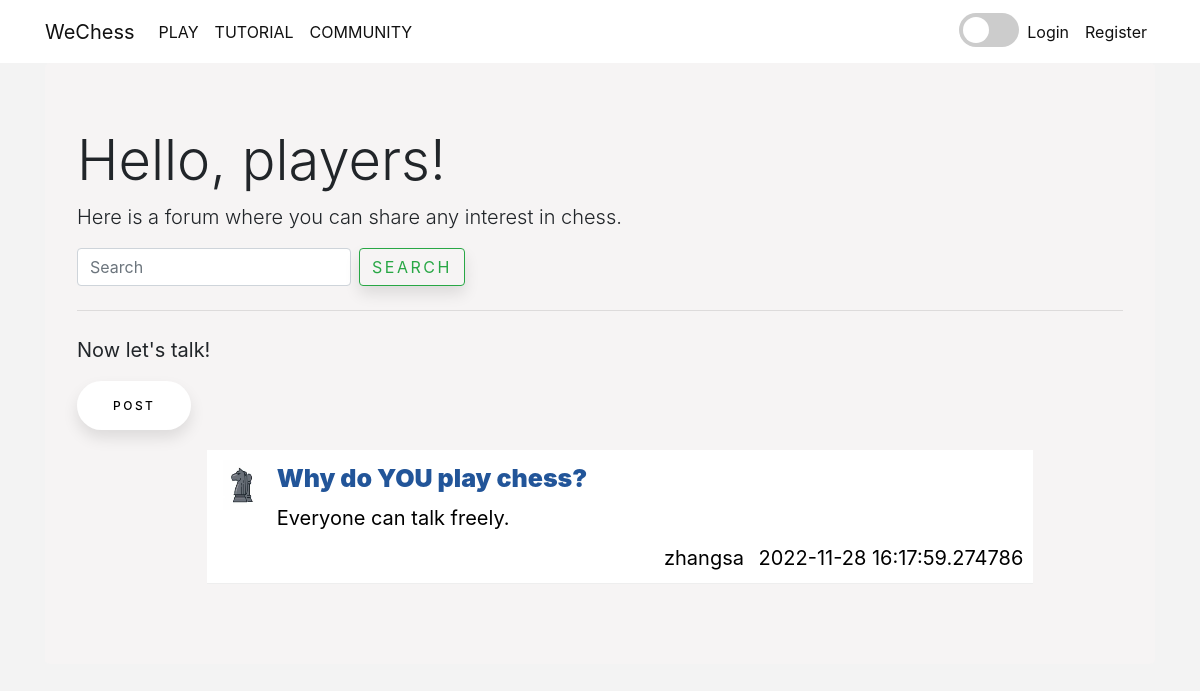
Before: /forum/ with the older database file.
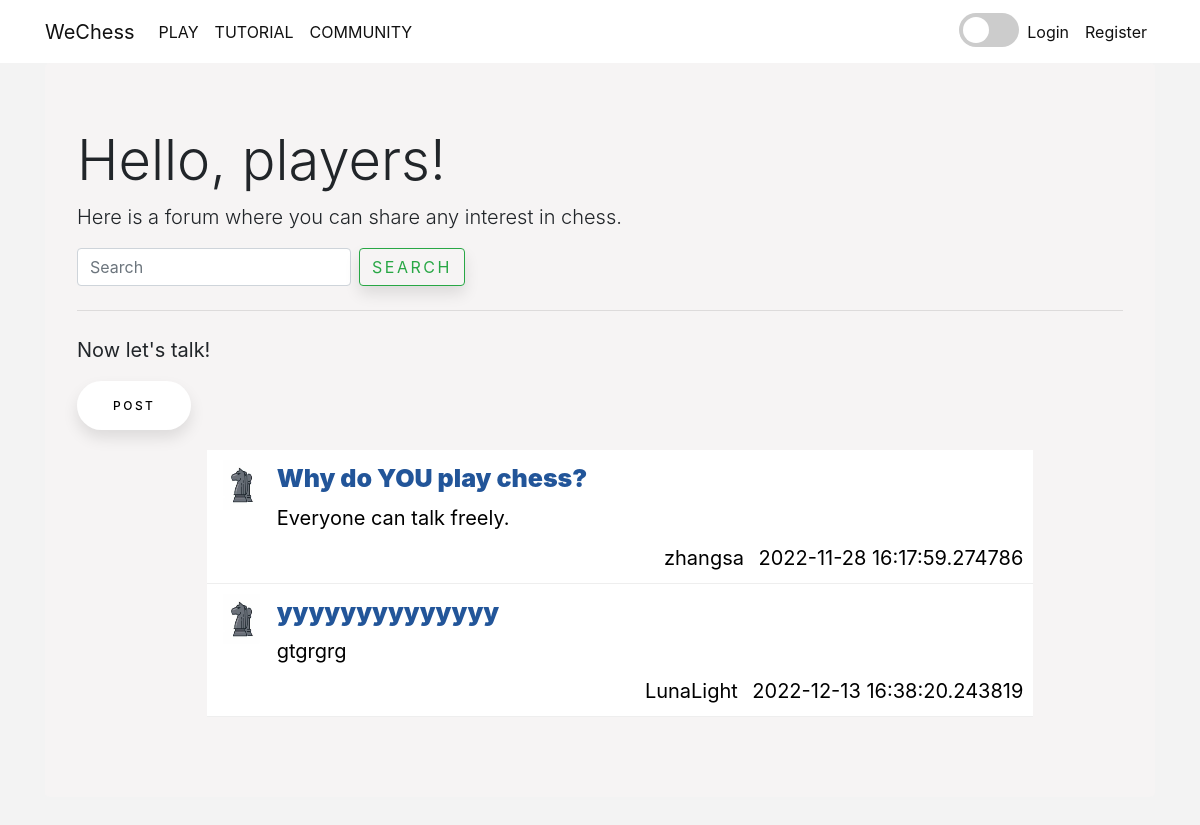
After: the same page with the newer database file.
### models.py (models this page shows)
class ForumModel(db.Model):
    __tablename__ = "forum"
    id = db.Column(db.Integer, primary_key=True, autoincrement=True)
    title = db.Column(db.String(200), nullable=False)
    content = db.Column(db.Text, nullable=False)
    author_id = db.Column(db.Integer, db.ForeignKey("user.id"))
    author = db.relationship("UserModel", backref="forum")
    create_time = db.Column(db.DateTime, default=datetime.now)
    click_num = db.Column(db.Integer, default=0)
    save_num = db.Column(db.Integer, default=0)
    love_num = db.Column(db.Integer, default=0)

class UserModel(db.Model):
    __tablename__ = "user"
    id = db.Column(db.Integer, primary_key=True, autoincrement=True)
    username = db.Column(db.String(200), nullable=False, unique=False)
    email = db.Column(db.String(100), nullable=False, unique=True)
    password = db.Column(db.String(200), nullable=False, unique=True)
    join_time = db.Column(db.DateTime, default=datetime.now)
    signature = db.Column(db.String(200), nullable=True)
    icon = db.Column(db.String(100))
    chess_win = db.Column(db.Integer, default=0)
    chess_lose = db.Column(db.Integer, default=0)

### blueprints/forum.py (the view)
@bp.route("/")
def forum():
    questions = ForumModel.query.order_by(db.text("-create_time")).all()
    return render_template("forum.html", questions=questions)

### app.py (called while the page is built)
@app.before_request
def before_request():
    user_id = session.get("user_id")
    if user_id:
        try:
            user = UserModel.query.get(user_id)
            g.user = user
        except:
            g.user = None

@app.context_processor
def context_processor():
    if hasattr(g, "user"):
        return {"user": g.user}
    else:
        return {}

### templates/forum.html (shortened to what this page needs)
{% extends "base.html" %}
{% block head %}
  <link rel="stylesheet" href="{{ url_for('static',filename='css/index.css') }}">
{% endblock %}
{% block body %}
    <div class="jumbotron">
  <h1 class="display-4">Hello, players!</h1>
  <p class="lead">Here is a forum where you can share any interest in chess.</p>
                    <form class="form-inline my-2 my-lg-0" method="GET" action="{{ url_for('forum.search') }}">
                        <input class="form-control mr-sm-2" type="search" placeholder="Search" aria-label="Search"
                               name="q">
                        <button class="btn btn-outline-success my-2 my-sm-0" type="submit">Search</button>
                    </form>
  <hr class="my-4">
  <p style="font-size: 20px">Now let's talk!</p>
        <button onclick="window.location.href='{{ url_for('forum.post_question') }}'" >POST</button>
      <div class="row" style="margin-top: 20px;">
    <div class="col"></div>
    <div class="col-10">
      <ul class="question-ul">
        {% for question in questions %}
          <li>
            <div class="side-question">
              <img class="side-question-avatar" src="{{ url_for('static',filename='images/img.png') }}" alt="">
            </div>
            <div class="question-main">
              <div class="question-title"><a style="font-size: 25px" href="{{ url_for('forum.question_detail',question_id=question.id) }}">{{ question.title }}</a></div>
              <div class="question-content" style="font-size: 20px; color: #000000;" >{{ question.content }}</div>
              <div class="question-detail">
                <span class="question-author" style="font-size: 20px; color: #000000;">{{ question.author.username }}</span>
                <span class="question-time" style="font-size: 20px; color: #000000;">{{ question.create_time }}</span>
              </div>
            </div>
          </li>
        {% endfor %}
      </ul>
    </div>
    <div class="col"></div>
  </div>
</div>
{% endblock %}

Changed rows visible on the page:
added ForumModel: title "yyyyyyyyyyyyyy", content "gtgrgrg", author.username "LunaLight", create_time "2022-12-13 16:38:20.243819"
